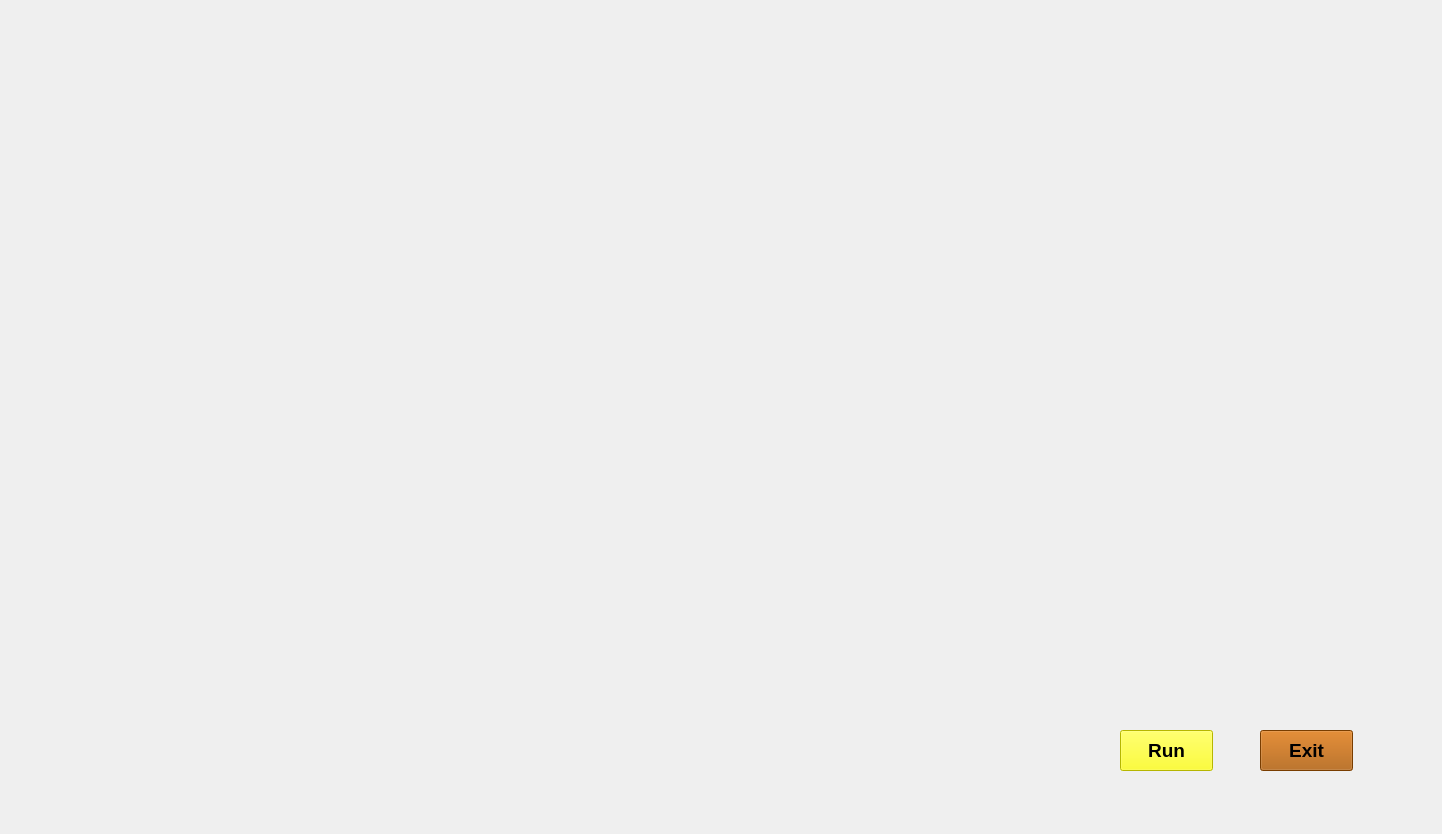
<?xml version="1.0" encoding="UTF-8"?>
<ui version="4.0">
 <class>JarvisUI</class>
 <widget class="QMainWindow" name="JarvisUI">
  <property name="geometry">
   <rect>
    <x>0</x>
    <y>0</y>
    <width>1442</width>
    <height>834</height>
   </rect>
  </property>
  <property name="windowTitle">
   <string>MainWindow</string>
  </property>
  <widget class="QWidget" name="centralwidget">
   <widget class="QLabel" name="label">
    <property name="geometry">
     <rect>
      <x>0</x>
      <y>0</y>
      <width>1461</width>
      <height>901</height>
     </rect>
    </property>
    <property name="styleSheet">
     <string notr="true"/>
    </property>
    <property name="text">
     <string/>
    </property>
    <property name="pixmap">
     <pixmap>gifi's/gifi2.gif</pixmap>
    </property>
    <property name="scaledContents">
     <bool>true</bool>
    </property>
   </widget>
   <widget class="QPushButton" name="pushButton">
    <property name="geometry">
     <rect>
      <x>1120</x>
      <y>730</y>
      <width>93</width>
      <height>41</height>
     </rect>
    </property>
    <property name="font">
     <font>
      <pointsize>14</pointsize>
      <weight>75</weight>
      <bold>true</bold>
     </font>
    </property>
    <property name="styleSheet">
     <string notr="true">background-color: rgb(255, 255, 0);</string>
    </property>
    <property name="text">
     <string>Run</string>
    </property>
   </widget>
   <widget class="QPushButton" name="pushButton_2">
    <property name="geometry">
     <rect>
      <x>1260</x>
      <y>730</y>
      <width>93</width>
      <height>41</height>
     </rect>
    </property>
    <property name="font">
     <font>
      <pointsize>14</pointsize>
      <weight>75</weight>
      <bold>true</bold>
     </font>
    </property>
    <property name="styleSheet">
     <string notr="true">background-color: rgb(170, 85, 0);</string>
    </property>
    <property name="text">
     <string>Exit</string>
    </property>
   </widget>
   <widget class="QLabel" name="label_2">
    <property name="geometry">
     <rect>
      <x>80</x>
      <y>30</y>
      <width>441</width>
      <height>111</height>
     </rect>
    </property>
    <property name="text">
     <string/>
    </property>
    <property name="pixmap">
     <pixmap>gifi's/gifi1.gif</pixmap>
    </property>
    <property name="scaledContents">
     <bool>false</bool>
    </property>
   </widget>
   <widget class="QTextBrowser" name="textBrowser">
    <property name="geometry">
     <rect>
      <x>660</x>
      <y>50</y>
      <width>256</width>
      <height>41</height>
     </rect>
    </property>
    <property name="styleSheet">
     <string notr="true">background:transparent;
border-radius:none;</string>
    </property>
   </widget>
   <widget class="QTextBrowser" name="textBrowser_2">
    <property name="geometry">
     <rect>
      <x>1080</x>
      <y>50</y>
      <width>256</width>
      <height>41</height>
     </rect>
    </property>
    <property name="styleSheet">
     <string notr="true">background:transparent;
border-radius:none;</string>
    </property>
   </widget>
   <widget class="QLabel" name="label_3">
    <property name="geometry">
     <rect>
      <x>140</x>
      <y>480</y>
      <width>301</width>
      <height>291</height>
     </rect>
    </property>
    <property name="text">
     <string/>
    </property>
    <property name="pixmap">
     <pixmap>C:/Users/HP/Downloads/text.gif</pixmap>
    </property>
    <property name="scaledContents">
     <bool>true</bool>
    </property>
   </widget>
  </widget>
 </widget>
 <resources/>
 <connections/>
</ui>
